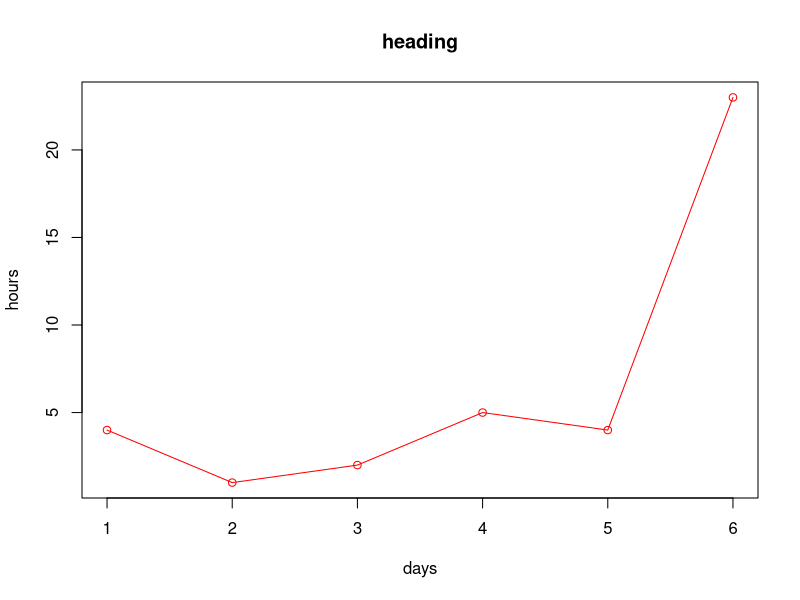

Write the R code that produced this figure.
#30_linechart part 2
v = c(4,1,2,5,4,23)
png(file = 'C:/Users/Student/Documents/21cp031R/lab5/line.png')
plot(v, type="o", col="red", xlab = "days", ylab = "hours", main = "heading")
dev.off()